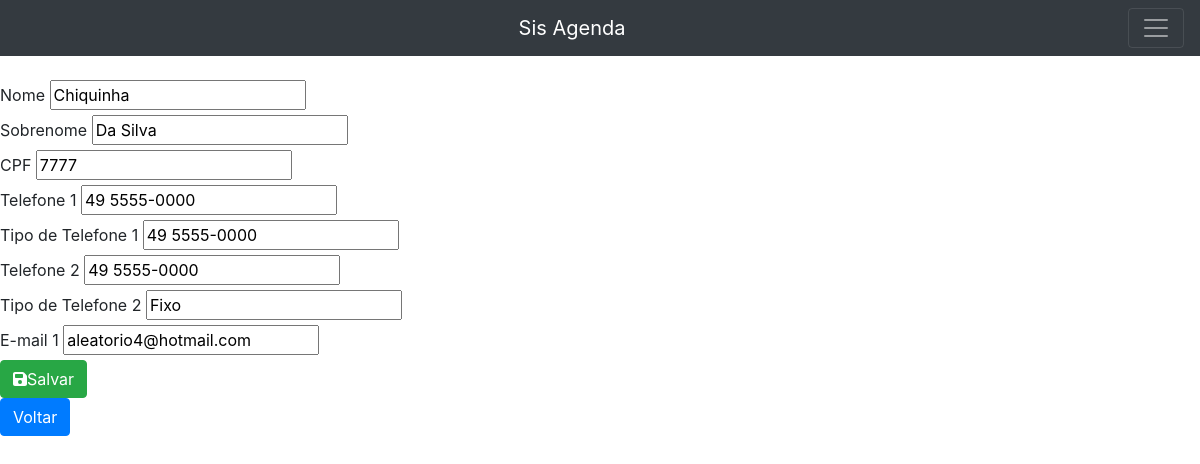
Page /pagina/contatoForm.php?id=5 on the committed database.
### tables this page shows
CREATE TABLE IF NOT EXISTS `contato` (
  `id` int NOT NULL AUTO_INCREMENT,
  `nome` varchar(100) NOT NULL DEFAULT '0',
  `sobrenome` varchar(100) NOT NULL DEFAULT '0',
  `cpf` varchar(14) NOT NULL DEFAULT '0',
  `telefone1` varchar(20) NOT NULL DEFAULT '0',
  `tipo_telefone1` varchar(14) NOT NULL DEFAULT '0',
  `telefone2` varchar(14) NOT NULL DEFAULT '0',
  `tipo_telefone2` varchar(14) NOT NULL DEFAULT '0',
  `email` VARCHAR(200) NOT NULL DEFAULT '0',
  PRIMARY KEY (`id`)
);

### database/bd_contato.php (called while the page is built, shortened)
<?php
class BD
{
    private $host = "localhost";
    private $dbname = "db_aula_tai";
    private $port = 3306;
    private $usuario = "root";
    private $senha = "";
    private $db_charset = "utf8";
    public function conn()
    {
        $conn = "mysql:host=$this->host;
            dbname=$this->dbname;port=$this->port";
        return new PDO(
            $conn,
            $this->usuario,
            $this->senha,
            [PDO::MYSQL_ATTR_INIT_COMMAND => "SET NAMES " . $this->db_charset]
        );
    }
    public function buscar($id)
    {
        $conn = $this->conn();
        $sql = "SELECT * FROM contato WHERE id = ?";
        $st = $conn->prepare($sql);
        $arrayDados = [$id];
        $st->execute($arrayDados);
        return $st->fetchObject();
    }
}

### pagina/contatoForm.php (the view, shortened to what this page needs)
<?php
include "../database/bd_contato.php";
?>
<!DOCTYPE html>
<html lang="en">
<head>
</head>
<link rel="stylesheet" href="https://stackpath.bootstrapcdn.com/bootstrap/4.1.3/css/bootstrap.min.css"/>
<link rel="stylesheet" href="https://cdnjs.cloudflare.com/ajax/libs/font-awesome/6.1.1/css/all.min.css" />
<body>
    <?php
    $objBD = new BD();
    $objBD->conn();
    if (!empty($_GET['id'])) {
        $result = $objBD->buscar($_GET['id']);
    }
    ?>
<nav class="navbar navbar-dark bg-dark">
<a class="navbar-brand" href="../index.php">Sis Agenda</a>
  <button class="navbar-toggler" type="button" data-toggle="collapse" data-target="#navbarNav" aria-controls="navbarNav" aria-expanded="false" aria-label="Alterna navegação">
    <span class="navbar-toggler-icon"></span>
  </button>
</nav>
    <form action="./contatoForm.php" method="post">
        <input type="hidden" name="id" value="<?php echo !empty($result->id) ? $result->id : "" ?>" /><br>
        <label>Nome</label>
        <input type="text" name="nome" value="<?php echo !empty($result->nome) ? $result->nome : "" ?>" /><br>
        <label>Sobrenome</label>
        <input type="text" name="sobrenome" value="<?php echo !empty($result->sobrenome) ? $result->sobrenome : "" ?>" /><br>
        <label>CPF</label>
        <input type="text" name="cpf" value="<?php echo !empty($result->cpf) ? $result->cpf : "" ?>" /><br>
        <label>Telefone 1</label>
        <input type="text" name="telefone1" value="<?php echo !empty($result->telefone1) ? $result->telefone1 : "" ?>" /><br>
        <label>Tipo de Telefone 1</label>
        <input type="text" name="tipo_telefone1" value="<?php echo !empty($result->telefone1) ? $result->telefone1 : "" ?>" /><br>
        <label>Telefone 2</label>
        <input type="text" name="telefone2" value="<?php echo !empty($result->telefone2) ? $result->telefone2 : "" ?>" /><br>
        <label>Tipo de Telefone 2</label>
        <input type="text" name="tipo_telefone2" value="<?php echo !empty($result->tipo_telefone2) ? $result->tipo_telefone2 : "" ?>" /><br>
        <label>E-mail 1</label>
        <input type="text" name="email" value="<?php echo !empty($result->email) ? $result->email : "" ?>" /><br>
        <button type= "submit" class="btn btn-success"><i class="fa-solid fa-floppy-disk"></i>Salvar</button>
    </form>
    <a class="btn btn-primary" class="fa-solid fa-circle-arrow-left" href="./agendaList.php">Voltar</a> <br>
</body>
</html>

### rows in the picture
contato: nome "Chiquinha", sobrenome "Da Silva", cpf "7777", telefone1 "49 5555-0000", tipo_telefone1 "49 5555-0000", telefone2 "49 5555-0000", tipo_telefone2 "Fixo", email "aleatorio4@hotmail.com"
